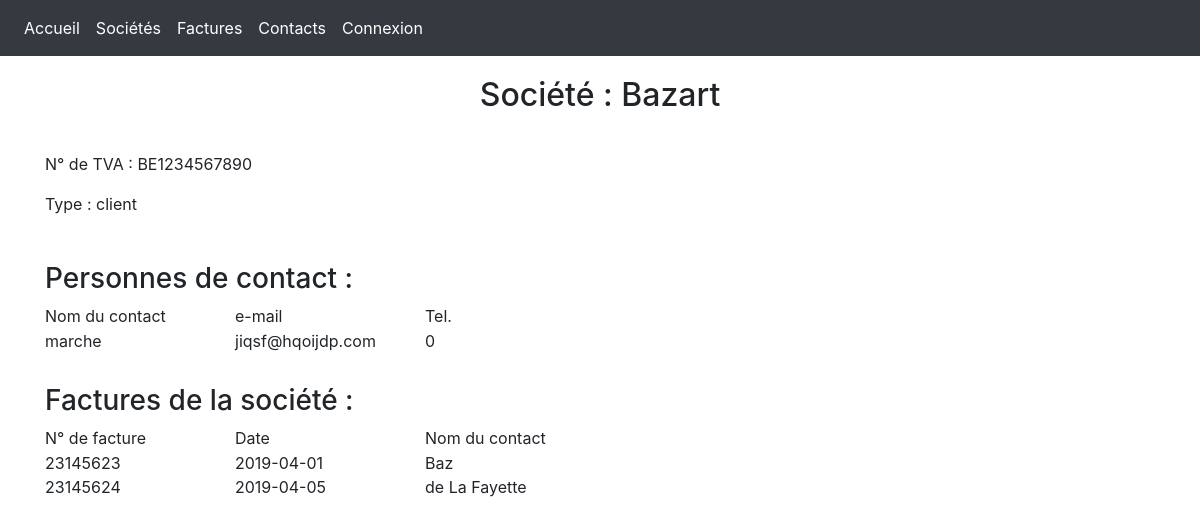
Screenshot of /detailsociete.php?societe=Bazart with the database file from the repository.
### tables this page shows
CREATE TABLE `remi_societe` (
  `id` int(11) NOT NULL,
  `name_societe` varchar(20) NOT NULL,
  `n_pays` varchar(20) NOT NULL,
  `n_tel` int(15) NOT NULL,
  `n_tva` varchar(15) NOT NULL,
  `type_societe` varchar(11) NOT NULL
);

CREATE TABLE `remi_contact` (
  `id` int(11) NOT NULL,
  `name` varchar(20) NOT NULL,
  `first_name` varchar(20) NOT NULL,
  `n_tel` int(10) NOT NULL,
  `mail` varchar(30) NOT NULL,
  `name_societe` varchar(20) NOT NULL
);

CREATE TABLE `remi_facture` (
  `id` int(11) NOT NULL,
  `n_facture` int(10) NOT NULL,
  `date_facture` date NOT NULL,
  `date_prestation` date NOT NULL,
  `name_societe` varchar(20) NOT NULL,
  `name_contact` varchar(20) NOT NULL
);

### detailsociete.php (the view, shortened to what this page needs)
<?php
require 'header.php';
try
{
$bdd = new PDO('mysql:host=webtech.one.mysql;dbname=webtech_one_becode;charset=utf8', 'webtech_one_becode','BEcode2019');
}
catch(Exception $bdd)
{
  die('Erreur : '.$bdd->getMessage());
}
$societeNa=htmlspecialchars($_GET[societe]);
$societeName = substr($societeNa, 0, 30);
$societa= $bdd->prepare("
	SELECT
		remi_societe.n_tva as societva,
		remi_societe.type_societe as societype
	FROM
		`remi_societe`
	WHERE
		remi_societe.name_societe =:societar
");
$societa->execute(array(
	'societar'=> $societeName
));
$contactSociete= $bdd->prepare("
	SELECT
		remi_contact.mail as mail,
		remi_contact.n_tel as tel,
		remi_contact.name as namer,
		remi_contact.name_societe as societe
	FROM
		`remi_contact`
	WHERE
		remi_contact.name_societe =:societ
");
$contactSociete->execute(array(
	'societ'=> $societeName
));
$factureDate= $bdd->prepare("
	SELECT
		remi_facture.n_facture as numero,
		remi_facture.date_facture as date,
		remi_facture.name_contact as namecont,
		remi_facture.name_societe as societe
	FROM
		`remi_facture`
	WHERE
		remi_facture.name_societe =:societo
");
$factureDate->execute(array(
	'societo'=> $societeName
));
?>
<div class="container">
  <div class="row">
    	<div class="col-12"><h2 class="text-center">Société : <?php echo $societeName;?></h2></div>
  </div>
  <div class="row">
	<div class="col-6">
		<section class="fromsociete">
			<div class="row">
				<div class="col-12">
<?php
$societi = $societa->fetch()
?>
						<p><span class="bold">N° de TVA</span> : <?php echo $societi['societva'];?></p>
						<p><span class="bold">Type</span> : <?php echo $societi['societype'];?></p>
				</div>
			</div>
		</section>
		<section class="fromsociete">
			<h3>Personnes de contact :</h3>
			<div class="row">
				<div class="col-4">Nom du contact</div>
				<div class="col-4">e-mail</div>
				<div class="col-4">Tel.</div>
			</div>
			<div class="row">
<?php
while ($conta = $contactSociete->fetch()){
?>
				<div class="col-4"><?php echo $conta['namer'];?></div>
				<div class="col-4"><?php echo $conta['mail'];?></div>
				<div class="col-4"><?php echo $conta['tel'];?></div>
<?php };?>
			</div>
		</section>
		<section class="fromsociete">
			<h3>Factures de la société :</h3>
			<div class="row">
				<div class="col-4">N° de facture</div>
				<div class="col-4">Date</div>
				<div class="col-4">Nom du contact</div>
			</div>
			<div class="row">
<?php
while ($factur = $factureDate->fetch()){
?>
				<div class="col-4"><?php echo $factur['numero'];?></div>
				<div class="col-4"><?php echo $factur['date'];?></div>
				<div class="col-4"><?php echo $factur['namecont'];?></div>
<?php };?>
			</div>
		</section>
	</div>
	<div class="col-6">
	</div>
  </div>
</div>

### detailsociete.php (style rules this page uses)
.container h2 { margin-top:20px; }
.fromsociete { margin-top:30px; }
.fromsociete .row { min-height:25px; }

### rows the page displays
remi_societe: n_tva "BE1234567890", type_societe "client"
remi_contact: name "marche", mail "jiqsf@hqoijdp.com", n_tel "0"
remi_facture: n_facture "23145623", date_facture "2019-04-01", name_contact "Baz"
remi_facture: n_facture "23145624", date_facture "2019-04-05", name_contact "de La Fayette"

### other values shown
$societeName "Bazart"
